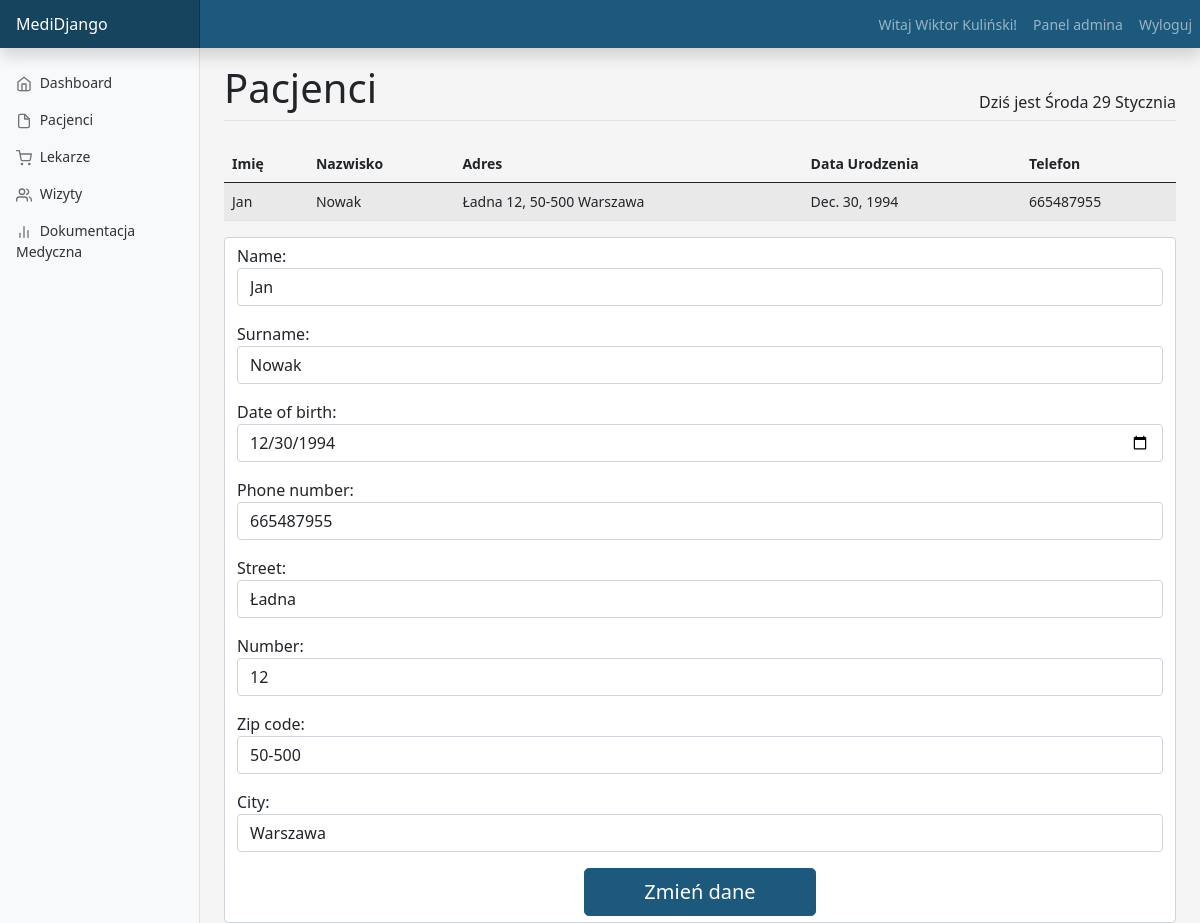
/patients/edit/13/ (signed in), run on the app's committed database.
### main/models.py (models this page shows, shortened)
class Patient(models.Model):
    user = models.OneToOneField(User, null=False, on_delete=models.CASCADE)
    name = models.CharField(max_length=20, default="")
    surname = models.CharField(max_length=30, default="")
    address = models.OneToOneField(Address, null=True, on_delete=models.CASCADE)
    date_of_birth = models.DateField(default='2000-01-01')
    phone_number = models.CharField(default="", null=False, max_length=9)

class Address(models.Model):
    street = models.CharField(max_length=20)
    number = models.CharField(max_length=4)
    zip_code = models.CharField(max_length=6)
    city = models.CharField(max_length=20)

### main/views.py (the view, shortened to what this page needs)
# urls.py: path('patients/edit/<int:patient_id>/', views.edit_patient, name="edit_patient"),
@login_required(login_url="login")
@user_passes_test(have_group.is_receptionist)
def edit_patient(request, patient_id):
    patient = Patient.objects.get(id=patient_id)
    address_id = patient.address.id
    address = Address.objects.get(id=address_id)
    patient_form = PatientDataForm(instance=patient)
    address_form = AddressDataForm(instance=address)
    context = {'patient_id': patient_id, 'patient': patient, 'patient_form': patient_form, 'address_form': address_form}
    return render(request, 'main/edit_patient.html', context=context)

### users/forms.py
class PatientDataForm(forms.ModelForm):
    date_of_birth = forms.DateField(widget=forms.TextInput(attrs={'type': 'date', 'class': 'form-control'}))
    class Meta:
        model = Patient
        fields = ['name', 'surname', 'date_of_birth', 'phone_number']
    def __init__(self, *args, **kwargs):
        super().__init__(*args, **kwargs)
        for field in self.fields.values():
            field.widget.attrs['class'] = 'form-control'

class AddressDataForm(forms.ModelForm):
    class Meta:
        model = Address
        fields = ['street', 'number', 'zip_code', 'city']
    def __init__(self, *args, **kwargs):
        super().__init__(*args, **kwargs)
        for field in self.fields.values():
            field.widget.attrs['class'] = 'form-control'

### main/templatetags/have_group.py (called while the page is built)
@register.filter(name='is_receptionist')
def is_receptionist(user):
    return user.groups.filter(name='Recepcjonista').exists()

### main/templates/main/edit_patient.html (shortened to what this page needs)
{% extends "main/patients.html" %}
{% block content_main %}
    <div class="table-responsive">
        <table class="table table-striped">
            <thead>
                <tr>
                  <th scope="col">Imię</th>
                  <th scope="col">Nazwisko</th>
                  <th scope="col">Adres</th>
                  <th scope="col">Data Urodzenia</th>
                  <th scope="col">Telefon</th>
                </tr>
            </thead>
            <tbody>
                <tr>
                    <td>{{ patient.name }}</td>
                    <td>{{ patient.surname }}</td>
                    <td>{{ patient.address.street }} {{ patient.address.number }}, {{ patient.address.zip_code }} {{ patient.address.city }}</td>
                    <td>{{ patient.date_of_birth }}</td>
                    <td>{{ patient.phone_number }}</td>
                </tr>
            </tbody>
        </table>
      </div>
      <form method="POST" name=" PatientDataForm">
        <div class="form-control">
                  {{ patient_form.as_p }}
                  {{ address_form.as_p }}
            <div class="d-flex justify-content-center">
                <button class="w-25 btn btn-lg btn-primary" type="submit">Zmień dane</button>
            </div>
        </div>
      </form>
{% endblock %}

### main/templates/main/dashboard.html (shortened to what this page needs)
{% load static %}
{% load have_group %}
<!doctype html>
<html lang="en">
  <head>
<link href="{% static 'assets/dist/css/bootstrap.min.css' %}" rel="stylesheet">
    <link href="{% static 'css/dashboard.css' %}" rel="stylesheet">
    <link href="{% static 'css/custom.css' %}" rel="stylesheet">
  </head>
  <body>
<header class="navbar navbar-color navbar-dark sticky-top flex-md-nowrap p-0 shadow">
  <a class="navbar-brand col-md-3 col-lg-2 me-0 px-3" href="#">MediDjango</a>
  <nav class="navbar-expand-lg">
      <div class="collapse navbar-collapse" id="navbarNav">
          <ul class="navbar-nav">
              {% if user.is_authenticated %}
              <li class="nav-item"><span class="nav-link">Witaj {{ user.patient.name }} {{ user.patient.surname }}!</span></li>
              {% else %}
                  Użytkownik niezalogowany.
              {% endif %}
              {% if user.is_staff %}
                <li class="nav-item"><a class="nav-link" href="{% url 'admin:index' %}">Panel admina</a></li>
              {% endif %}
              <li class="nav-item"><a class="nav-link" href="{% url 'user_logout' %}">Wyloguj</a></li>
          </ul>
      </div>
  </nav>
</header>
<div class="container-fluid">
  <div class="row">
    <nav id="sidebarMenu" class="col-md-3 col-lg-2 d-md-block bg-light sidebar collapse">
      <div class="position-sticky pt-3">
        <ul class="nav flex-column">
          <li class="nav-item">
            <a class="nav-link {% if active_app == 'dashboard' %}active{% endif %}" aria-current="page" href="{% url 'dashboard' %}">
              <span data-feather="home"></span>
              Dashboard
            </a>
          </li>
          {% if request.user|is_receptionist %}
          <li class="nav-item">
            <a class="nav-link {% if active_app == 'patients' %}active{% endif %}" href="{% url 'patients' %}">
              <span data-feather="file"></span>
              Pacjenci
            </a>
          </li>
          <li class="nav-item">
            <a class="nav-link {% if active_app == 'doctors' %}active{% endif %}" href="{% url 'doctors' %}">
              <span data-feather="shopping-cart"></span>
              Lekarze
            </a>
          </li>
          {% endif %}
          <li class="nav-item">
            <a class="nav-link {% if active_app == 'visits' %}active{% endif %}" href="{% url 'visits' %}">
              <span data-feather="users"></span>
              Wizyty
            </a>
          </li>
          <li class="nav-item">
            <a class="nav-link {% if active_app == 'documentation' %}active{% endif %}" href="{% url 'documentation' %}">
              <span data-feather="bar-chart-2"></span>
              Dokumentacja Medyczna
            </a>
          </li>
      </div>
    </nav>
    <main class="col-md-9 ms-sm-auto col-lg-10 px-md-4">
      <div class="d-flex justify-content-between align-items-end pt-3 mb-4 border-bottom">
        <h1>{% block content_title %}Dashboard{% endblock %}</h1>
        <h6 id="clock" class="text-end">
        </h6>
      </div>
      <div>
          {% block content_main %}{% endblock %}
      </div>
    </main>
  </div>
</div>
  </body>
</html>

### static/css/dashboard.css (style rules this page uses)
body { font-size: .875rem; background-color: #f5f5f5; }
.feather { width: 16px; height: 16px; vertical-align: text-bottom; }
.sidebar { position: fixed; top: 0; bottom: 0; left: 0; z-index: 100; padding: 48px 0 0; box-shadow: inset -1px 0 0 rgba(0, 0, 0, .1); }
.sidebar .nav-link { font-weight: 500; color: #333; }
.sidebar .nav-link .feather { margin-right: 4px; color: #727272; }
.navbar-color { background-color: #1D597D; }
.navbar-brand { padding-top: .75rem; padding-bottom: .75rem; font-size: 1rem; background-color: rgba(0, 0, 0, .25); box-shadow: inset -1px 0 0 rgba(0, 0, 0, .25); }

### static/css/custom.css (style rules this page uses)
.btn-primary { background-color: #1D597D!important; border-color: #1D597D!important; }

### data on the page
Patient: name "Jan", surname "Nowak", address.street "Ładna", address.number "12", address.zip_code "50-500", address.city "Warszawa", date_of_birth "Dec. 30, 1994", phone_number "665487955", date_of_birth "12/30/1994"
Address: street "Ładna", number "12", zip_code "50-500", city "Warszawa"

### other printed values
{{ user.patient.name }} "Wiktor"
{{ user.patient.surname }} "Kuliński"
